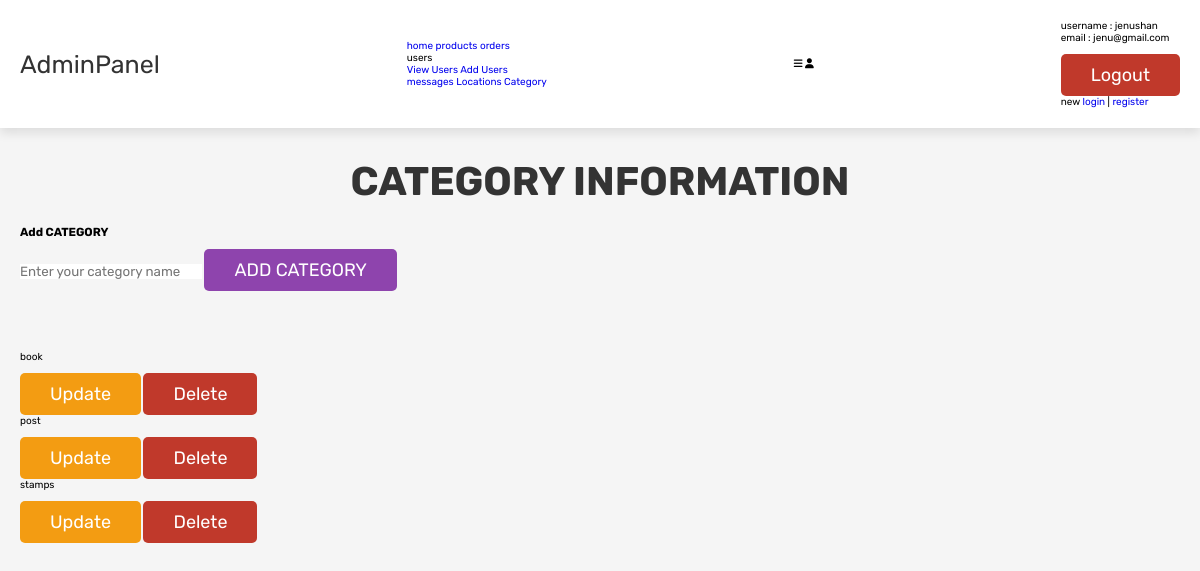
The app's page /admin/admin_category.php (signed in) with its own data.
### tables this page shows
CREATE TABLE `category` (
  `id` int(11) NOT NULL,
  `name` varchar(200) NOT NULL
);

### admin/admin_category.php (the view, shortened to what this page needs)
<?php
include '../config.php';
?>
<!DOCTYPE html>
<html lang="en">
<head>
    <link rel="stylesheet" href="https://cdnjs.cloudflare.com/ajax/libs/font-awesome/6.6.0/css/all.min.css" />
    <link rel="stylesheet" href="../css/admin_style.css">
</head>
<body>
<?php
    include 'admin_header.php';
    ?>
<section class="add-products">
    <h1 class="title">Category Information</h1>
    <form action="" method="post" enctype="multipart/form-data">
        <h3>Add CATEGORY</h3>
        <input type="text" name="name" class="box" placeholder="Enter your category name" required>
        <input type="submit" name="add_category" class=" btn" value="ADD CATEGORY" required>
    </form>
</section>
<section class="show-products">
    <div class="box-container">
      <?php
      $select_products=mysqli_query($conn,"SELECT * FROM `category`") or die("Query failed");
      if(mysqli_num_rows($select_products)>0){
        while($fetch_products=mysqli_fetch_assoc($select_products)){
     ?>
     <div class="box">
       <div class="name"><?php echo $fetch_products['name'] ?></div>
        <a href="admin_category.php?update=<?php echo $fetch_products['id']?>" class="option-btn">Update</a>
        <a href="admin_category.php?delete=<?php echo $fetch_products['id']?>" class="delete-btn" onclick="return confirm('Delete this Category?')">Delete</a>
    </div>
            <?php
        }
      }
      else{
        echo '<p class="empty">No Category added yet!</p>';
      }
      ?>
    </div>
</section>
</body>
</html>

### css/admin_style.css (style rules this page uses)
:root { --purple:#8e44ad; --red:#c0392b; --orange:#f39c12; --black:#333; --white:#fff; --light-color:#666; --light-white:#ccc; --light-bg:#f5f5f5; --border:.1rem solid var(--black); --box-shadow:0 .5rem 1rem rgba(0,0,0,.1); }
* { font-family: 'Rubik', sans-serif; margin:0; padding:0; box-sizing: border-box; outline: none; border:none; text-decoration: none; transition:all .2s linear; }
html { font-size: 62.5%; overflow-x: hidden; }
body { background-color: var(--light-bg); }
section { padding:3rem 2rem; }
.title { text-align: center; margin-bottom: 2rem; text-transform: uppercase; color:var(--black); font-size: 4rem; }
.btn, .option-btn, .delete-btn, .white-btn { display: inline-block; margin-top: 1rem; padding:1rem 3rem; cursor: pointer; color:var(--white); font-size: 1.8rem; border-radius: .5rem; text-transform: capitalize; }
.white-btn, .btn { background-color: var(--purple); }
.option-btn { background-color: var(--orange); }
.delete-btn { background-color: var(--red); }

### records on screen
category: name "book"
category: name "post"
category: name "stamps"

### other values on screen
$_SESSION['admin_name'] "jenushan"
$_SESSION['admin_email'] "jenu@gmail.com"
